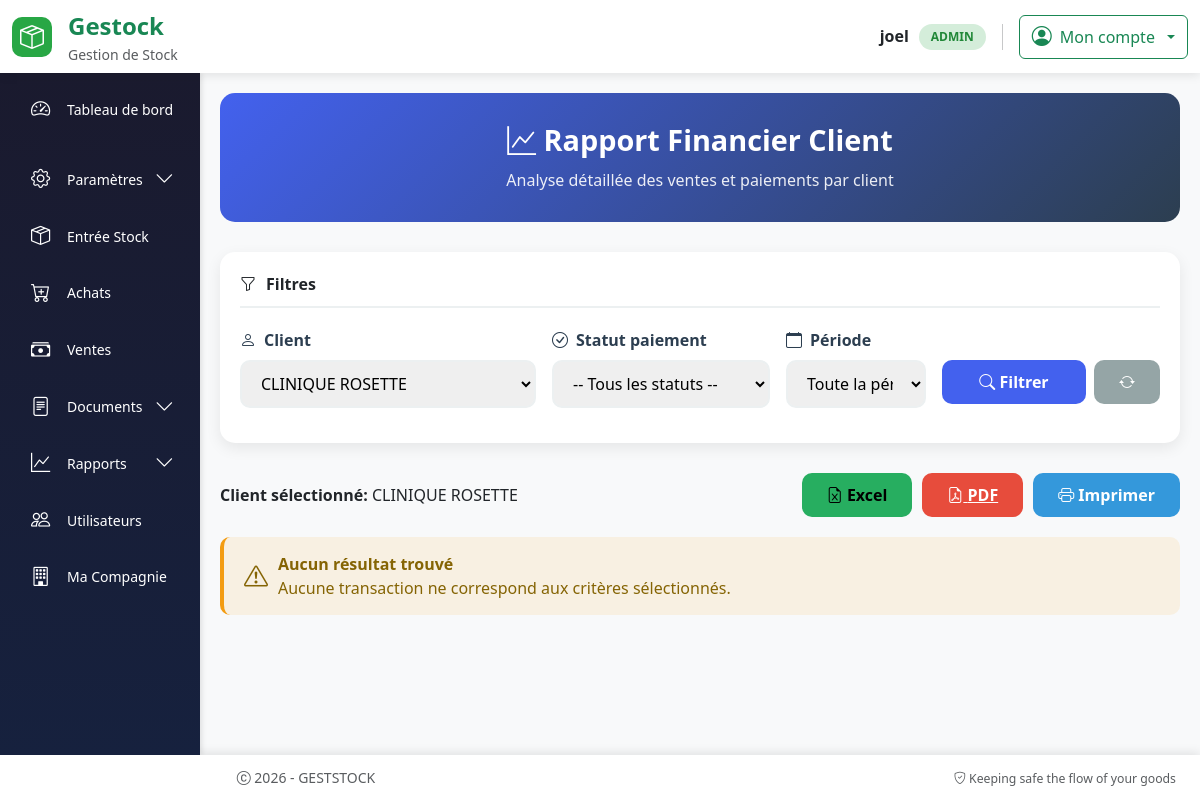
The page /rapport/client?client_id=1 (signed in) on the database its author committed.
### models.py (models this page shows, shortened)
class User(UserMixin, db.Model):
  id = db.Column(db.Integer, primary_key=True)
  username = db.Column(db.String(64), index=True, nullable=False)
  email = db.Column(db.String(120), unique=True, nullable=False)
  password_hash = db.Column(db.String(256))
  role = db.Column(db.String(20), nullable=False, default='operateur')
  joined_at = db.Column(db.DateTime(), default = datetime.utcnow, index = True)
  must_change_password = db.Column(db.Boolean, default=False)
  __table_args__ = (
      db.UniqueConstraint('email', name='uq_user_email'),
  )

class Client(db.Model):
    __tablename__ = "client"
    id = db.Column(db.Integer, primary_key=True)
    nom_client = db.Column(db.String(100), nullable=False)
    telephone = db.Column(db.String(30))
    adresse = db.Column(db.String(255), nullable=False)
    attn = db.Column(db.String(255))
    certificats = db.relationship('CertificatInstallation',
                                 backref='client_rel',
                                 lazy=True)
    bons_commande = db.relationship(
        "BonCommande",
        back_populates="client",
        cascade="all, delete-orphan"
    )
    bons_livraison = db.relationship(
        "BonLivraison",
        back_populates="client"
    )

### routes.py (the view, shortened to what this page needs)
@app.route("/rapport/client")
@login_required
def rapport_client():
    client_id = request.args.get("client_id", type=int)
    statut = request.args.get("statut")
    clients = Client.query.order_by(Client.nom_client).all()
    if client_id:
        ventes = Vente.query.options(
            joinedload(Vente.paiements)
        ).filter(Vente.client_id == client_id)\
         .order_by(Vente.date_vente.desc())\
         .all()
        if statut == "solde":
            ventes = [v for v in ventes if v.reste_a_payer == 0]
        elif statut == "non_solde":
            ventes = [v for v in ventes if v.reste_a_payer > 0]
        vente_ids = [v.id for v in ventes]
        paiements = Paiement.query.filter(
            Paiement.vente_id.in_(vente_ids)
        ).order_by(Paiement.date_paiement.desc()).all() if vente_ids else []
        total_ventes = sum(v.total for v in ventes)
        total_paiements = sum(p.montant for p in paiements)
        reste_global = total_ventes - total_paiements
        return render_template(
            "rapport_client.html",
            clients=clients,
            ventes=ventes,
            paiements=paiements,
            total_ventes=total_ventes,
            total_paiements=total_paiements,
            reste_global=reste_global,
            client_id=client_id,
            statut=statut,
            rapport_par_client=None
        )

### templates/rapport_client.html (shortened to what this page needs)
{% extends "base.html" %}
{% block content %}
<div class="rapport-container">
    <div class="rapport-header">
        <h4>
            <i class="bi bi-graph-up"></i> Rapport Financier Client
        </h4>
        <p>Analyse détaillée des ventes et paiements par client</p>
    </div>
    <div class="filters-card">
        <div class="filters-title">
            <i class="bi bi-funnel"></i>
            <strong>Filtres</strong>
        </div>
        <form method="GET" id="filterForm">
            <div class="row g-3">
                <div class="col-md-4">
                    <div class="filter-group">
                        <label>
                            <i class="bi bi-person"></i> Client
                        </label>
                        <select name="client_id" class="form-select-custom" id="clientSelect">
                            {% for c in clients %}
                            <option value="{{ c.id }}"
                            {% if request.args.get('client_id') == c.id|string %}selected{% endif %}>
                                {{ c.nom_client }}
                            </option>
                            {% endfor %}
                        </select>
                    </div>
                </div>
                <div class="col-md-3">
                    <div class="filter-group">
                        <label>
                            <i class="bi bi-check-circle"></i> Statut paiement
                        </label>
                        <select name="statut" class="form-select-custom" id="statutSelect">
                            <option value="">-- Tous les statuts --</option>
                        </select>
                    </div>
                </div>
                <div class="col-md-2">
                    <div class="filter-group">
                        <label>
                            <i class="bi bi-calendar"></i> Période
                        </label>
                        <select name="periode" class="form-select-custom" id="periodeSelect">
                            <option value="">Toute la période</option>
                        </select>
                    </div>
                </div>
                <div class="col-md-3">
                    <div class="filter-group">
                        <label>&nbsp;</label>
                        <div class="d-flex gap-2">
                            <button type="submit" class="btn-custom btn-primary-custom w-100">
                                <i class="bi bi-search"></i> Filtrer
                            </button>
                            <a href="{{ url_for('rapport_client') }}" class="btn-custom btn-secondary-custom">
                                <i class="bi bi-arrow-repeat"></i>
                            </a>
                        </div>
                    </div>
                </div>
            </div>
        </form>
    </div>
    <div class="toolbar">
        <div>
            {% if client_id %}
                <strong>Client sélectionné:</strong>
                {% for c in clients if c.id == client_id|int %}
                    {{ c.nom_client }}
                {% endfor %}
            {% else %}
                <strong>Affichage:</strong> Tous les clients
            {% endif %}
        </div>
        <div class="export-buttons">
            <button onclick="exportToExcel()" class="btn-custom btn-success" style="background: #27ae60;">
                <i class="bi bi-file-earmark-excel"></i> Excel
            </button>
            <a href="{{ url_for('rapport_client_pdf',
                        client_id=request.args.get('client_id'),
                        statut=request.args.get('statut')) }}"
               class="btn-custom btn-danger-custom"
               target="_blank">
                <i class="bi bi-file-earmark-pdf"></i> PDF
            </a>
            <button onclick="window.print()" class="btn-custom btn-info" style="background: #3498db; color: white;">
                <i class="bi bi-printer"></i> Imprimer
            </button>
        </div>
    </div>
    {% if client_id and ventes %}
        <div class="client-section">
            <div class="client-header">
                <div class="client-info">
                    <div class="client-avatar">
                        <i class="bi bi-person-circle"></i>
                    </div>
                    <div>
                        <h5 class="mb-0">
                            {% for c in clients if c.id == client_id|int %}
                                {{ c.nom_client }}
                            {% endfor %}
                        </h5>
                        <small>Détail des transactions</small>
                    </div>
                </div>
            </div>
            <div class="table-wrapper">
                <h6>
                    <i class="bi bi-cart"></i> Ventes
                </h6>
                <table class="table-custom" id="ventesTable">
                    <thead>
                        <tr>
                            <th>Date</th>
                            <th>Total</th>
                            <th>Payé</th>
                            <th>Reste</th>
                            <th>Statut</th>
                            <th>Actions</th>
                        </tr>
                    </thead>
                    <tbody>
                        {% for v in ventes %}
                        <tr>
                            <td>{{ v.date_vente.strftime('%d/%m/%Y') }}</td>
                            <td><strong>{{ v.total | money }}</strong></td>
                            <td>{{ v.montant_paye | money }}</td>
                            <td class="{% if v.reste_a_payer > 0 %}text-danger fw-bold{% else %}text-success{% endif %}">
                                {{ v.reste_a_payer | money }}
                            </td>
                            <td>
                                {% if v.reste_a_payer == 0 %}
                                    <span class="badge-status badge-solde">
                                        <i class="bi bi-check-circle"></i> Soldé
                                    </span>
                                {% elif v.montant_paye > 0 and v.reste_a_payer > 0 %}
                                    <span class="badge-status badge-partiel">
                                        <i class="bi bi-exclamation-triangle"></i> Partiel
                                    </span>
                                {% else %}
                                    <span class="badge-status badge-non-solde">
                                        <i class="bi bi-x-circle"></i> Non soldé
                                    </span>
                                {% endif %}
                            </td>
                            <td>
                                <button class="btn btn-sm btn-outline-primary" onclick="showVenteDetail({{ v.id }})">
                                    <i class="bi bi-eye"></i>
                                </button>
                            </td>
                        </tr>
                        {% endfor %}
                    </tbody>
                </table>
            </div>
            <div class="table-wrapper">
                <h6>
                    <i class="bi bi-cash-stack"></i> Historique des paiements
                </h6>
                <table class="table-custom" id="paiementsTable">
                    <thead>
                        <tr>
                            <th>Date</th>
                            <th>Montant</th>
                            <th>Vente #</th>
                            <th>Moyen paiement</th>
                        </tr>
                    </thead>
                    <tbody>
                        {% for p in paiements %}
                        <tr>
                            <td>{{ p.date_paiement.strftime('%d/%m/%Y') }}</td>
                            <td class="text-success fw-bold">{{ p.montant | money }}</td>
                            <td>#{{ p.vente_id }}</td>
                            <td>
                                <i class="bi bi-credit-card"></i> Espèces
                            </td>
                        </tr>
                        {% endfor %}
                    </tbody>
                </table>
            </div>
        </div>
    {% elif not ventes and not rapport_par_client and request.args %}
        <div class="alert-custom alert-warning-custom">
            <i class="bi bi-exclamation-triangle" style="font-size: 1.5rem;"></i>
            <div>
                <strong>Aucun résultat trouvé</strong><br>
                Aucune transaction ne correspond aux critères sélectionnés.
            </div>
        </div>
    {% endif %}
</div>
{% endblock %}

### templates/base.html (shortened to what this page needs)
<!DOCTYPE html>
<html lang="fr">
<head>
    <link rel="stylesheet" href="{{ url_for('static', filename='css/bootstrap.min.css') }}">
    <link rel="stylesheet" href="https://cdn.jsdelivr.net/npm/bootstrap-icons@1.11.3/font/bootstrap-icons.css">
    <link rel="stylesheet" href="{{ url_for('static', filename='style/styles.css') }}">
</head>
<body>
    <header class="app-header">
        <div class="container-fluid py-2">
            <div class="row align-items-center">
                <div class="col-6 col-md-3">
                    <div class="d-flex align-items-center gap-3">
                        <div class="brand-logo">
                            <i class="bi bi-box-seam fs-4"></i>
                        </div>
                        <div>
                            <span class="fs-4 fw-bold text-success">Gestock</span>
                            <small class="text-muted d-none d-md-block">Gestion de Stock</small>
                        </div>
                    </div>
                </div>
                <div class="col-6 col-md-9">
                    <div class="d-flex justify-content-end align-items-center gap-3">
                        {% if current_user.is_authenticated %}
                            <div class="d-none d-md-flex align-items-center gap-3">
                                <div class="text-end">
                                    <div class="fw-semibold">{{ current_user.username }}</div>
                                    <span class="user-badge">{{ current_user.role|upper }}</span>
                                </div>
                            </div>
                            <div class="dropdown">
                                <button class="btn btn-outline-success dropdown-toggle d-flex align-items-center gap-2" type="button" data-bs-toggle="dropdown">
                                    <i class="bi bi-person-circle fs-5"></i>
                                    <span class="d-none d-md-inline">Mon compte</span>
                                </button>
                            </div>
                        {% endif %}
                    </div>
                </div>
            </div>
        </div>
    </header>
    <main class="app-main">
        <div class="container-fluid h-100 p-0">
            <div class="row h-100 g-0">
                {% if current_user.is_authenticated %}
                    <div class="col-md-3 col-lg-2 d-none d-md-block p-0" style="height: 100%;">
                        <div class="app-sidebar" style="height: 100%;">
                            {% include 'partials/sidebar.html' %}
                        </div>
                    </div>
                    {% set content_col = "col-md-9 col-lg-10" %}
                {% else %}
                    {% set content_col = "col-12" %}
                {% endif %}
                <div class="{{ content_col }} p-0" style="height: 100%;">
                    <div class="app-content">
                        {% block content %}{% endblock %}
                    </div>
                </div>
            </div>
        </div>
    </main>
    <footer class="app-footer">
        <div class="container-fluid">
            <div class="row align-items-center">
                <div class="col-md-6">
                    <p class="mb-0 text-muted">
                        <i class="bi bi-c-circle"></i> 2026 - GESTSTOCK
                    </p>
                </div>
                <div class="col-md-6 text-md-end">
                    <small class="text-muted">
                        <i class="bi bi-shield-check"></i> Keeping safe the flow of your goods
                    </small>
                </div>
            </div>
        </div>
    </footer>
</body>
</html>

### rows shown on the page
User: username "joel", role "ADMIN"
Client: nom_client "CLINIQUE ROSETTE"

### other values the page prints
form field client_id "CLINIQUE ROSETTE"
